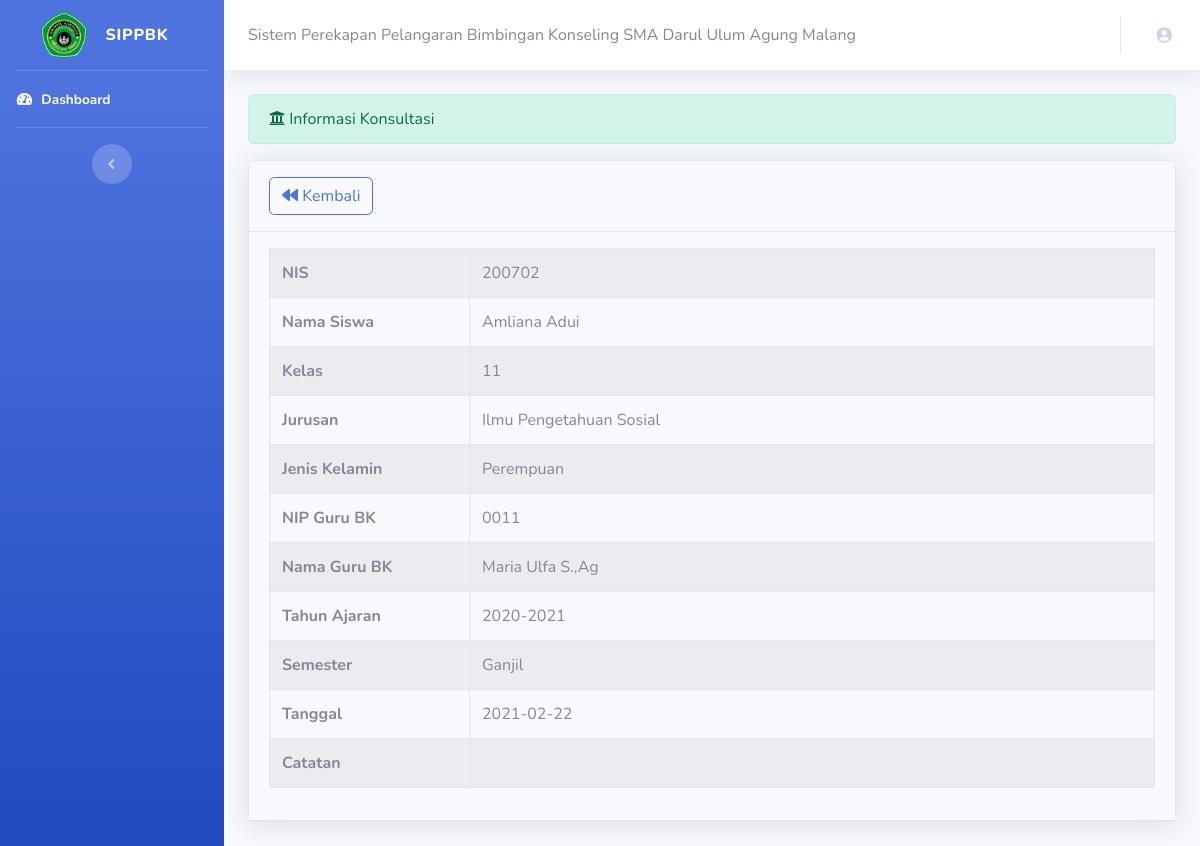
The app's page /konsul/info_konsul/51 with its own data.
### tables this page shows
CREATE TABLE `konsultasi` (
  `id_konsultasi` int(11) NOT NULL,
  `id_siswa` varchar(50) NOT NULL,
  `id_perekapan` varchar(50) NOT NULL,
  `id_KJ` varchar(50) NOT NULL,
  `id_guru` int(50) NOT NULL,
  `kelas` varchar(50) NOT NULL,
  `nama_jurusan` varchar(50) NOT NULL,
  `tanggal` date NOT NULL,
  `catatan` text DEFAULT NULL
);

CREATE TABLE `siswa` (
  `id_siswa` varchar(50) NOT NULL,
  `id_KJ` varchar(255) NOT NULL,
  `nilai_raport` varchar(255) DEFAULT NULL,
  `nama_siswa` varchar(255) NOT NULL,
  `password` varchar(50) NOT NULL,
  `jenis_kelamin` varchar(50) NOT NULL,
  `alamat` varchar(255) NOT NULL,
  `nohp` varchar(25) NOT NULL,
  `ttl` date NOT NULL,
  `tempat_lahir` varchar(50) NOT NULL,
  `tinggal` varchar(50) DEFAULT NULL,
  `hoby` varchar(50) DEFAULT NULL,
  `prestasi` varchar(255) DEFAULT NULL,
  `cita_cita` varchar(255) DEFAULT NULL,
  `nama_ayah` varchar(50) DEFAULT NULL,
  `password_ortu` varchar(50) NOT NULL,
  `nama_ibu` varchar(50) DEFAULT NULL,
  `alamat_ortu` varchar(255) DEFAULT NULL,
  `pekerjaan_ayah` varchar(50) DEFAULT NULL,
  `pendidikan_ayah` varchar(50) DEFAULT NULL,
  `nohp_ayah` varchar(20) DEFAULT NULL,
  `pekerjaan_ibu` varchar(50) DEFAULT NULL,
  `pendidikan_ibu` varchar(50) DEFAULT NULL,
  `nohp_ibu` varchar(25) DEFAULT NULL
);

CREATE TABLE `kj` (
  `id_KJ` varchar(50) NOT NULL,
  `nama_jurusan` varchar(25) NOT NULL,
  `Kelas` varchar(25) NOT NULL
);

CREATE TABLE `guru` (
  `id_guru` varchar(50) NOT NULL,
  `nama_guru` varchar(255) NOT NULL,
  `alamat` varchar(255) NOT NULL,
  `golongan` varchar(255) NOT NULL,
  `spesialis` varchar(255) NOT NULL
);

CREATE TABLE `perekapan` (
  `id_perekapan` varchar(50) NOT NULL,
  `thn_ajaran` varchar(50) NOT NULL,
  `semester` varchar(50) NOT NULL
);

### application/controllers/konsul.php (called while the page is built, shortened)
<?php
class konsul extends CI_Controller
{
    function __construct()
    {
        $this->load->library('form_validation');
        $this->load->model("konsul_model");
        $this->load->model("siswa_model");
        $this->load->model("guru_model");
        $this->load->model("jurusan_model");
    }
    public function info_konsul($id_konsultasi)
    {
        $data['konsultasi'] = $this->konsul_model->gabung_sk($id_konsultasi);
        $this->load->view('template/header');
        $this->load->view('template/sidebar');
        $this->load->view('info_konsul', $data);
        $this->load->view('template/footer');
    }
}

### index.php (called while the page is built, shortened)
<?php
require_once BASEPATH.'core/CodeIgniter.php';

### application/models/konsul_model.php (called while the page is built, shortened)
<?php
class konsul_model extends CI_Model
{
    public function gabung_sk($id_konsultasi)
    {
        return $this->db->from('konsultasi')
            ->join('siswa', 'konsultasi.id_siswa=siswa.id_siswa')
            ->join('perekapan', 'konsultasi.id_perekapan=perekapan.id_perekapan')
            ->join('guru', 'konsultasi.id_guru=guru.id_guru')
            ->join('kj', 'konsultasi.id_KJ=kj.id_KJ')
            ->where('konsultasi.id_konsultasi', $id_konsultasi)
            ->get()
            ->result();
    }
}

### application/views/info_konsul.php (the view)
<div class="container-fluid">
    <div class="alert alert-success" role="alert">
        <i class="fas fa-university"></i> Informasi Konsultasi
    </div>
    <div class="card shadow mb-4">
        <div class="card-header py-3">
            <a href="<?= base_url('konsul'); ?>" class="btn btn-outline-primary"><i class="fas fa-backward"></i> Kembali</a>
        </div>
        <div class="card-header py-3">
            <table class="table table-bordered table-striped table-hover">
                <tbody>
                    <?php
                    foreach ($konsultasi as $sk) : ?>
                        <tr>
                            <th width="200px">NIS</th>
                            <td><?php echo $sk->id_siswa; ?></td>
                        </tr>
                        <tr>
                            <th>Nama Siswa</th>
                            <td><?php echo $sk->nama_siswa ?></td>
                        </tr>
                        <tr>
                            <th>Kelas</th>
                            <td><?php echo $sk->kelas ?></td>
                        </tr>
                        <tr>
                            <th>Jurusan</th>
                            <td><?php echo $sk->nama_jurusan ?></td>
                        </tr>
                        <tr>
                            <th>Jenis Kelamin</th>
                            <td><?php echo $sk->jenis_kelamin ?></td>
                        </tr>
                        <tr>
                            <th>NIP Guru BK</th>
                            <td><?php echo $sk->id_guru ?></td>
                        </tr>
                        <tr>
                            <th>Nama Guru BK</th>
                            <td><?php echo $sk->nama_guru ?></td>
                        </tr>
                        <tr>
                            <th>Tahun Ajaran</th>
                            <td><?php echo $sk->thn_ajaran ?></td>
                        </tr>
                        <tr>
                            <th>Semester</th>
                            <td><?php echo $sk->semester ?></td>
                        </tr>
                        <tr>
                            <th>Tanggal</th>
                            <td><?php echo $sk->tanggal ?></td>
                        </tr>
                        <tr>
                            <th>Catatan</th>
                            <td><?php echo $sk->catatan ?></td>
                        </tr>
                    <?php endforeach; ?>
                </tbody>
            </table>
        </div>
    </div>
</div>

### records on screen
konsultasi: id_siswa.id_siswa "200702", id_siswa.nama_siswa "Amliana Adui", kelas "11", id_KJ.nama_jurusan "Ilmu Pengetahuan Sosial", id_siswa.jenis_kelamin "Perempuan", guru.id_guru "0011", guru.nama_guru "Maria Ulfa S.,Ag", id_perekapan.thn_ajaran "2020-2021", id_perekapan.semester "Ganjil", tanggal "2021-02-22"
